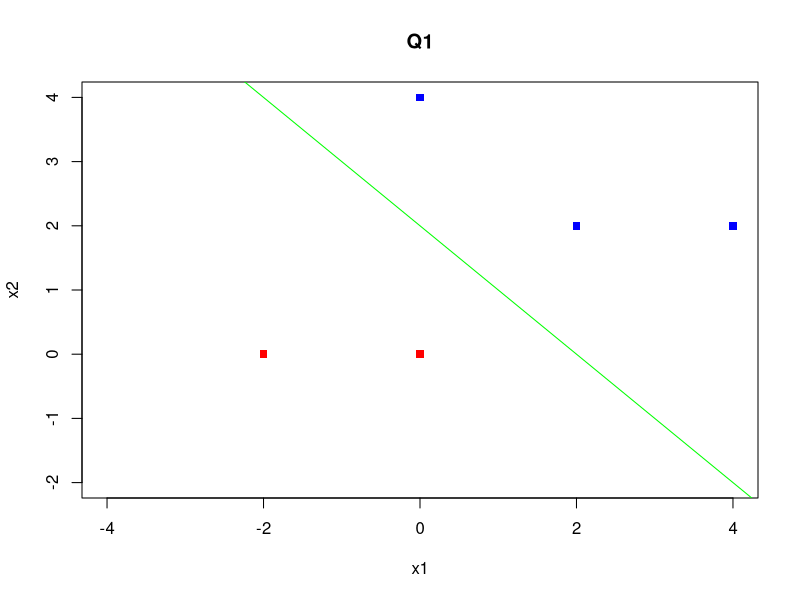

Here is the R script that generated this plot:
x1_plus = c(0, -2)
x2_plus = c(0, 0)

x1_minus = c(2, 4, 0)
x2_minus = c(2, 2, 4)



plot(c(), c(), 
     ylim=c(-2,4), 
     xlim=c(-4,4), 
     pch = 15,
     xlab = "x1",
     ylab = "x2",
     main = "Q1"
     )
points(x1_plus, x2_plus, col = "red", pch = 15)
points(x1_minus, x2_minus, col = "blue", pch = 15)



abline(a = 2, b = -1, col = "green")